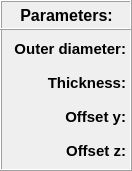
       <widget class="QFrame" name="frame_12">
        <property name="geometry">
         <rect>
          <x>36</x>
          <y>86</y>
          <width>132</width>
          <height>171</height>
         </rect>
        </property>
        <property name="minimumSize">
         <size>
          <width>132</width>
          <height>171</height>
         </size>
        </property>
        <property name="maximumSize">
         <size>
          <width>132</width>
          <height>171</height>
         </size>
        </property>
        <property name="frameShape">
         <enum>QFrame::Box</enum>
        </property>
        <property name="frameShadow">
         <enum>QFrame::Raised</enum>
        </property>
        <widget class="QLabel" name="label_82">
         <property name="geometry">
          <rect>
           <x>6</x>
           <y>104</y>
           <width>120</width>
           <height>26</height>
          </rect>
         </property>
         <property name="minimumSize">
          <size>
           <width>0</width>
           <height>26</height>
          </size>
         </property>
         <property name="maximumSize">
          <size>
           <width>16777215</width>
           <height>26</height>
          </size>
         </property>
         <property name="font">
          <font>
           <family>Arial</family>
           <pointsize>11</pointsize>
           <weight>75</weight>
           <italic>false</italic>
           <bold>true</bold>
          </font>
         </property>
         <property name="text">
          <string>&lt;html&gt;&lt;head/&gt;&lt;body&gt;&lt;p align=&quot;right&quot;&gt;Offset y:&lt;/p&gt;&lt;/body&gt;&lt;/html&gt;</string>
         </property>
         <property name="alignment">
          <set>Qt::AlignCenter</set>
         </property>
        </widget>
        <widget class="QLabel" name="label_86">
         <property name="geometry">
          <rect>
           <x>6</x>
           <y>70</y>
           <width>120</width>
           <height>26</height>
          </rect>
         </property>
         <property name="minimumSize">
          <size>
           <width>0</width>
           <height>26</height>
          </size>
         </property>
         <property name="maximumSize">
          <size>
           <width>16777215</width>
           <height>26</height>
          </size>
         </property>
         <property name="font">
          <font>
           <family>Arial</family>
           <pointsize>11</pointsize>
           <weight>75</weight>
           <italic>false</italic>
           <bold>true</bold>
          </font>
         </property>
         <property name="text">
          <string>&lt;html&gt;&lt;head/&gt;&lt;body&gt;&lt;p align=&quot;right&quot;&gt;Thickness:&lt;/p&gt;&lt;/body&gt;&lt;/html&gt;</string>
         </property>
         <property name="alignment">
          <set>Qt::AlignCenter</set>
         </property>
        </widget>
        <widget class="QLabel" name="label_89">
         <property name="geometry">
          <rect>
           <x>6</x>
           <y>138</y>
           <width>120</width>
           <height>26</height>
          </rect>
         </property>
         <property name="minimumSize">
          <size>
           <width>0</width>
           <height>26</height>
          </size>
         </property>
         <property name="maximumSize">
          <size>
           <width>16777215</width>
           <height>26</height>
          </size>
         </property>
         <property name="font">
          <font>
           <family>Arial</family>
           <pointsize>11</pointsize>
           <weight>75</weight>
           <italic>false</italic>
           <bold>true</bold>
          </font>
         </property>
         <property name="text">
          <string>&lt;html&gt;&lt;head/&gt;&lt;body&gt;&lt;p align=&quot;right&quot;&gt;Offset z:&lt;/p&gt;&lt;/body&gt;&lt;/html&gt;</string>
         </property>
         <property name="alignment">
          <set>Qt::AlignCenter</set>
         </property>
        </widget>
        <widget class="QLabel" name="label_90">
         <property name="geometry">
          <rect>
           <x>6</x>
           <y>36</y>
           <width>120</width>
           <height>26</height>
          </rect>
         </property>
         <property name="minimumSize">
          <size>
           <width>0</width>
           <height>26</height>
          </size>
         </property>
         <property name="maximumSize">
          <size>
           <width>16777215</width>
           <height>26</height>
          </size>
         </property>
         <property name="font">
          <font>
           <family>Arial</family>
           <pointsize>11</pointsize>
           <weight>75</weight>
           <italic>false</italic>
           <bold>true</bold>
          </font>
         </property>
         <property name="text">
          <string>&lt;html&gt;&lt;head/&gt;&lt;body&gt;&lt;p align=&quot;right&quot;&gt;Outer diameter:&lt;/p&gt;&lt;/body&gt;&lt;/html&gt;</string>
         </property>
         <property name="alignment">
          <set>Qt::AlignCenter</set>
         </property>
        </widget>
        <widget class="QFrame" name="frame_10">
         <property name="geometry">
          <rect>
           <x>0</x>
           <y>0</y>
           <width>132</width>
           <height>30</height>
          </rect>
         </property>
         <property name="minimumSize">
          <size>
           <width>132</width>
           <height>30</height>
          </size>
         </property>
         <property name="maximumSize">
          <size>
           <width>132</width>
           <height>30</height>
          </size>
         </property>
         <property name="frameShape">
          <enum>QFrame::Box</enum>
         </property>
         <property name="frameShadow">
          <enum>QFrame::Raised</enum>
         </property>
         <widget class="QLabel" name="label_49">
          <property name="geometry">
           <rect>
            <x>4</x>
            <y>2</y>
            <width>125</width>
            <height>28</height>
           </rect>
          </property>
          <property name="minimumSize">
           <size>
            <width>0</width>
            <height>28</height>
           </size>
          </property>
          <property name="maximumSize">
           <size>
            <width>16777215</width>
            <height>28</height>
           </size>
          </property>
          <property name="font">
           <font>
            <family>Arial</family>
            <pointsize>11</pointsize>
            <weight>75</weight>
            <italic>false</italic>
            <bold>true</bold>
           </font>
          </property>
          <property name="text">
           <string>&lt;html&gt;&lt;head/&gt;&lt;body&gt;&lt;p align=&quot;center&quot;&gt;&lt;span style=&quot; font-size:12pt;&quot;&gt;Parameters:&lt;/span&gt;&lt;/p&gt;&lt;/body&gt;&lt;/html&gt;</string>
          </property>
          <property name="alignment">
           <set>Qt::AlignCenter</set>
          </property>
         </widget>
        </widget>
       </widget>
